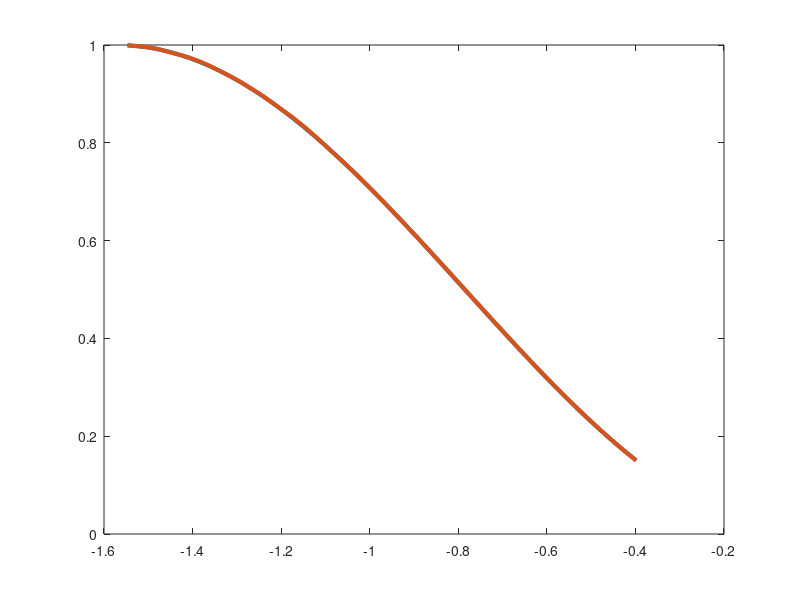
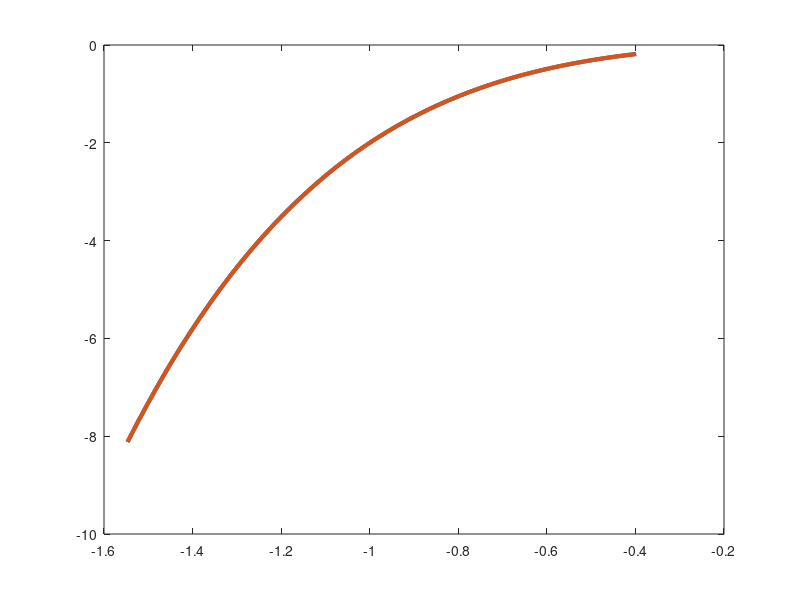
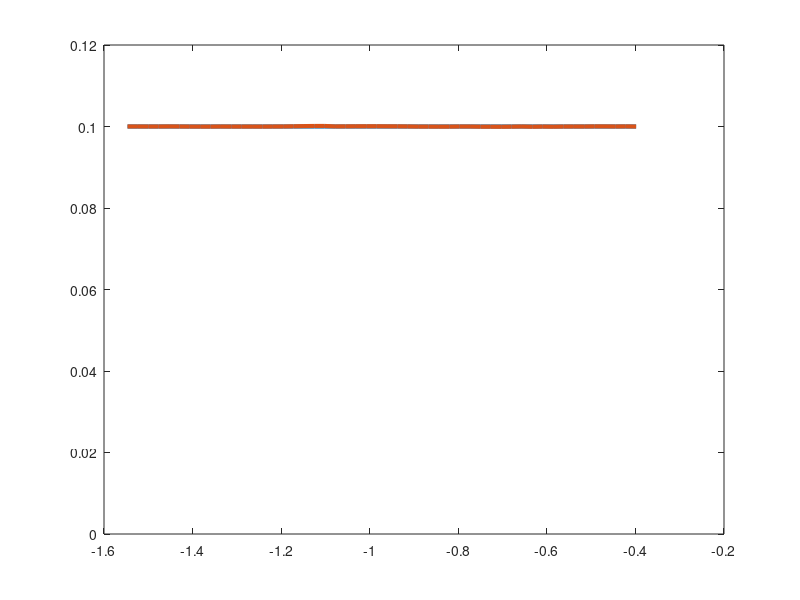

Here is the MATLAB script that generated these plots, in order:
%% 
% draw the figures for the identification results
% Target equation: Fisher-KPP equation
%       u_t = 0.1u_xx + sin(x)^2*u - (x^2 + x^4)*u^2

%% clean data
% 
% load('fisherfig.mat'); % data generated from main.m
% a = sin(x(191:240)).^2;
% b = -x(191:240).^2-x(191:240).^4;
% c = 0.1*ones(1,50);
% 
% 
% figure(1)
% plot(x(191:240),a,'LineWidth',3);
% hold on 
% plot(x(191:240),w(51:100),'LineWidth',3);
% axis([-1.6 -0.2 0 1]);
% 
% figure(2)
% plot(x(191:240),b,'LineWidth',3);
% hold on 
% plot(x(191:240),w(101:150),'LineWidth',3);
% 
% figure(3)
% plot(x(191:240),c,'LineWidth',3);
% hold on 
% plot(x(191:240),w(251:300),'LineWidth',3);
% axis([-1.6 -0.2 0 0.12]);

%% noisy data 
load('fisherfig_noisy.mat'); %data generated from main_noisy.m
a = sin(x(191:240)).^2;
b = -x(191:240).^2-x(191:240).^4;
c = 0.1*ones(1,50);


figure(1)
plot(x(191:240),a,'LineWidth',3);
hold on 
plot(x(191:240),w(51:100),'LineWidth',3);
axis([-1.6 -0.2 0 1]);

figure(2)
plot(x(191:240),b,'LineWidth',3);
hold on 
plot(x(191:240),w(101:150),'LineWidth',3);

figure(3)
plot(x(191:240),c,'LineWidth',3);
hold on 
plot(x(191:240),w(251:300),'LineWidth',3);
axis([-1.6 -0.2 0 0.12]);
